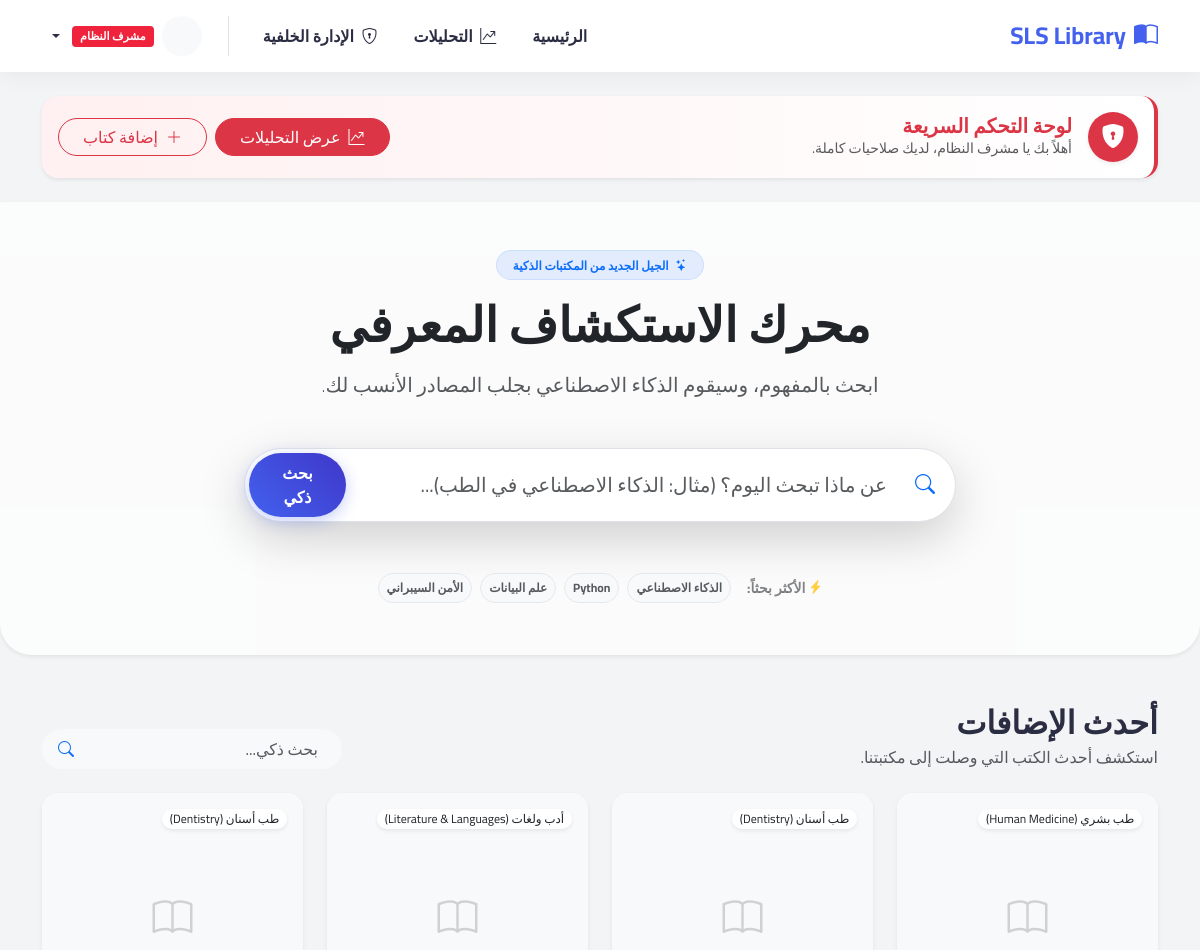
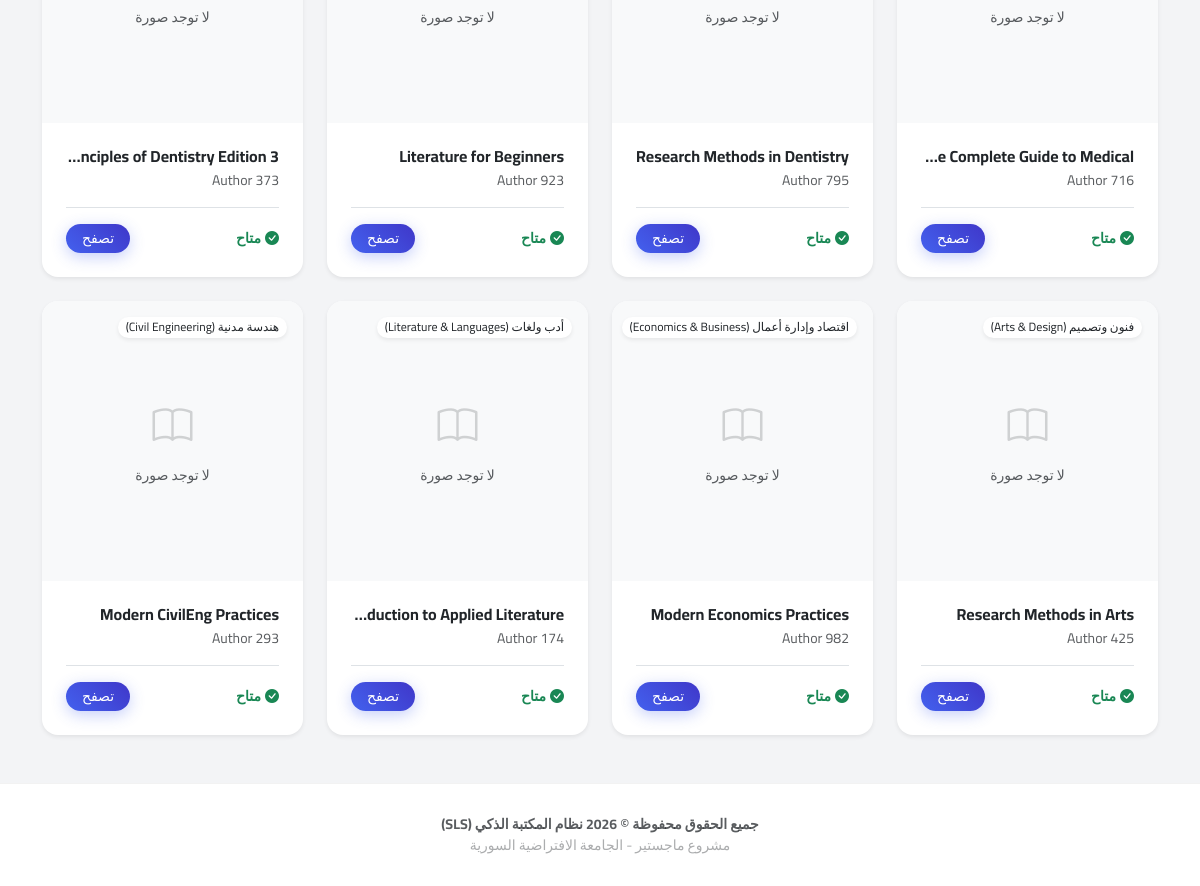
The page / (signed in) on the database its author committed (2 pictures, top to bottom).
### library/models.py (models this page shows, shortened)
class Book(models.Model):
    CATEGORY_CHOICES = [
        ('Programming', 'برمجة وتطوير (Programming)'),
        ('CyberSecurity', 'أمن سيبراني (Cyber Security)'),
        ('AI', 'ذكاء اصطناعي (AI & Data Science)'),
        ('Networking', 'شبكات واتصالات (Networking)'),
        ('Medical', 'طب بشري (Human Medicine)'),
        ('Pharmacy', 'صيدلة (Pharmacy)'),
        ('Dentistry', 'طب أسنان (Dentistry)'),
        ('Nursing', 'تمريض (Nursing)'),
        ('Engineering', 'هندسة عامة (General Engineering)'),
        ('CivilEng', 'هندسة مدنية (Civil Engineering)'),
        ('Arch', 'هندسة معمارية (Architecture)'),
        ('Electrical', 'هندسة كهربائية (Electrical Eng)'),
        ('Law', 'قانون وحقوق (Law)'),
        ('Economics', 'اقتصاد وإدارة أعمال (Economics & Business)'),
        ('Psychology', 'علم نفس (Psychology)'),
        ('Sociology', 'علم اجتماع (Sociology)'),
        ('History', 'تاريخ (History)'),
        ('Geography', 'جغرافيا (Geography)'),
        ('Literature', 'أدب ولغات (Literature & Languages)'),
        ('Religion', 'شريعة ودراسات إسلامية (Islamic Studies)'),
        ('Math', 'رياضيات (Mathematics)'),
        ('Physics', 'فيزياء (Physics)'),
        ('Chemistry', 'كيمياء (Chemistry)'),
        ('Biology', 'أحياء (Biology)'),
        ('Arts', 'فنون وتصميم (Arts & Design)'),
        ('General', 'ثقافة عامة (General Culture)'),
    ]
    title = models.CharField(max_length=200, verbose_name="عنوان الكتاب")
    author = models.CharField(max_length=100, verbose_name="المؤلف")
    isbn = models.CharField(max_length=13, blank=True, null=True, verbose_name="رقم الإيداع (ISBN)")
    category = models.CharField(max_length=50, choices=CATEGORY_CHOICES, default='General', verbose_name="التصنيف")
    description = models.TextField(blank=True, verbose_name="وصف الكتاب")
    cover_image_url = models.URLField(blank=True, null=True, verbose_name="رابط الغلاف")
    page_count = models.IntegerField(default=100, verbose_name="عدد الصفحات")
    total_copies = models.IntegerField(default=1, verbose_name="العدد الكلي")
    available_copies = models.IntegerField(default=1, verbose_name="النسخ المتاحة")
    tags = models.CharField(max_length=200, blank=True, verbose_name="وسوم")
    embedding = models.JSONField(blank=True, null=True, verbose_name="البصمة الرقمية (AI Vector)")
    created_at = models.DateTimeField(auto_now_add=True)

### library/views.py (the view, shortened to what this page needs)
# urls.py: path('', views.home, name='home'),
@login_required
def home(request):
    books = []
    ai_engine = SmartLibraryAI()
    if not books:
        books = Book.objects.all().order_by('-id')[:8]
    return render(request, 'library/home.html', {'books': books})

### library/ai_engine.py (called while the page is built, shortened)
    def __new__(cls):
        return cls._instance

### templates/library/home.html (shortened to what this page needs)
{% extends 'library/base.html' %}
{% block content %}
{% if user.is_authenticated and user.is_superuser %}
<div class="container mt-4 mb-4">
    <div class="card border-0 shadow-sm border-start border-danger border-4" style="background: linear-gradient(to left, #fff, #fff0f1);">
        <div class="card-body d-flex align-items-center justify-content-between flex-wrap gap-3">
            <div class="d-flex align-items-center">
                <div class="bg-danger text-white rounded-circle d-flex align-items-center justify-content-center me-3 shadow-sm" style="width: 50px; height: 50px;">
                    <i class="bi bi-shield-lock-fill fs-4"></i>
                </div>
                <div>
                    <h5 class="fw-bold mb-0 text-danger">لوحة التحكم السريعة</h5>
                    <p class="text-muted small mb-0">أهلاً بك يا مشرف النظام، لديك صلاحيات كاملة.</p>
                </div>
            </div>
            <div class="d-flex gap-2">
                <a href="{% url 'library:analytics' %}" class="btn btn-danger text-white px-4 rounded-pill">
                    <i class="bi bi-graph-up-arrow me-2"></i>عرض التحليلات
                </a>
                <a href="/admin/library/book/add/" target="_blank" class="btn btn-outline-danger px-4 rounded-pill">
                    <i class="bi bi-plus-lg me-2"></i>إضافة كتاب
                </a>
            </div>
        </div>
    </div>
</div>
{% endif %}
<section class="position-relative overflow-hidden p-5 text-center bg-white mb-5 rounded-bottom-5 shadow-sm">
    <div class="container position-relative z-1">
        <span class="badge bg-primary bg-opacity-10 text-primary border border-primary border-opacity-10 rounded-pill px-3 py-2 mb-3">
            <i class="bi bi-stars me-1"></i> الجيل الجديد من المكتبات الذكية
        </span>
        <h1 class="display-5 fw-bold mb-3 text-dark">محرك الاستكشاف المعرفي</h1>
        <p class="lead text-muted mb-5">ابحث بالمفهوم، وسيقوم الذكاء الاصطناعي بجلب المصادر الأنسب لك.</p>
        <div class="row justify-content-center mb-5">
            <div class="col-lg-8">
                <form action="{% url 'library:search' %}" method="get" class="hero-search d-flex align-items-center bg-white p-1 rounded-pill shadow-lg border">
                    <div class="ps-3 pe-2 text-primary">
                        <i class="bi bi-search fs-5"></i>
                    </div>
                    <input type="text" name="q" class="form-control border-0 shadow-none fs-5" placeholder="عن ماذا تبحث اليوم؟ (مثال: الذكاء الاصطناعي في الطب)..." required>
                    <button class="btn btn-primary rounded-pill px-4 py-2 fw-bold" type="submit">بحث ذكي</button>
                </form>
            </div>
        </div>
        <div class="d-flex justify-content-center align-items-center flex-wrap gap-2 opacity-75">
            <span class="text-muted small me-2 py-2 fw-bold"><i class="bi bi-lightning-charge-fill text-warning"></i> الأكثر بحثاً:</span>
            <a href="{% url 'library:search' %}?q=الذكاء الاصطناعي" class="badge rounded-pill bg-light text-dark border p-2 text-decoration-none hover-shadow">الذكاء الاصطناعي</a>
            <a href="{% url 'library:search' %}?q=Python Programming" class="badge rounded-pill bg-light text-dark border p-2 text-decoration-none hover-shadow">Python</a>
            <a href="{% url 'library:search' %}?q=Data Science" class="badge rounded-pill bg-light text-dark border p-2 text-decoration-none hover-shadow">علم البيانات</a>
            <a href="{% url 'library:search' %}?q=Cyber Security" class="badge rounded-pill bg-light text-dark border p-2 text-decoration-none hover-shadow">الأمن السيبراني</a>
        </div>
    </div>
    <div class="position-absolute top-0 start-0 w-100 h-100 bg-light opacity-50"
         style="background-image: radial-gradient(#4361ee 0.5px, transparent 0.5px); background-size: 20px 20px; z-index: 0;">
    </div>
</section>
<div class="container my-5">
    <div class="d-flex justify-content-between align-items-end mb-4">
        <div>
            {% if user.studentprofile %}
                <h2 class="fw-bold mb-1">
                    <i class="bi bi-stars text-warning me-2"></i>كتب مقترحة لك
                </h2>
                <p class="text-muted mb-0">تم اختيارها بعناية بناءً على تخصصك ({{ user.studentprofile.get_major_display }}) واهتماماتك.</p>
            {% else %}
                <h2 class="fw-bold mb-1">أحدث الإضافات</h2>
                <p class="text-muted mb-0">استكشف أحدث الكتب التي وصلت إلى مكتبتنا.</p>
            {% endif %}
        </div>
        <div class="d-none d-md-block" style="width: 300px;">
            <form action="{% url 'library:search' %}" method="get" class="position-relative">
                <input type="text" name="q" class="form-control rounded-pill ps-4 pe-5 bg-light border-0 py-2" placeholder="بحث ذكي...">
                <button type="submit" class="btn position-absolute top-50 end-0 translate-middle-y border-0 text-primary pe-3">
                    <i class="bi bi-search"></i>
                </button>
            </form>
        </div>
    </div>
    <div class="row row-cols-1 row-cols-sm-2 row-cols-lg-4 g-4">
        {% for book in books %}
        <div class="col">
            <div class="card h-100 border-0 shadow-sm hover-up rounded-4 overflow-hidden">
                <div class="position-relative bg-light text-center overflow-hidden" style="height: 280px;">
                    {% if book.cover_image_url %}
                        <img src="{{ book.cover_image_url }}" class="w-100 h-100 object-fit-cover transition-transform" alt="{{ book.title }}">
                    {% else %}
                        <div class="w-100 h-100 d-flex flex-column align-items-center justify-content-center text-muted">
                            <i class="bi bi-book fs-1 mb-2 opacity-25"></i>
                            <span class="small">لا توجد صورة</span>
                        </div>
                    {% endif %}
                    <span class="position-absolute top-0 start-0 m-3 badge bg-white text-dark shadow-sm rounded-pill fw-normal">
                        {{ book.get_category_display }}
                    </span>
                </div>
                <div class="card-body p-4">
                    <h6 class="fw-bold mb-1 text-truncate" title="{{ book.title }}">{{ book.title }}</h6>
                    <p class="text-muted small mb-3">{{ book.author }}</p>
                    <div class="d-flex justify-content-between align-items-center mt-3 border-top pt-3">
                        {% if book.available_copies > 0 %}
                            <small class="text-success fw-bold"><i class="bi bi-check-circle-fill me-1"></i>متاح</small>
                        {% else %}
                            <small class="text-danger fw-bold"><i class="bi bi-x-circle-fill me-1"></i>غير متاح</small>
                        {% endif %}
                        <a href="{% url 'library:book_detail' book.id %}" class="btn btn-primary btn-sm rounded-pill px-3 stretched-link">
                            تصفح
                        </a>
                    </div>
                </div>
            </div>
        </div>
        {% endfor %}
    </div>
</div>
{% endblock %}

### templates/library/base.html (style rules this page uses)
:root { --primary-color: #4361ee; --secondary-color: #3f37c9; --accent-color: #4cc9f0; --bg-color: #f3f4f6; --card-bg: #ffffff; --text-main: #2b2d42; --text-muted: #8d99ae; }
body { font-family: 'Cairo', sans-serif; background-color: var(--bg-color); color: var(--text-main); min-height: 100vh; display: flex; flex-direction: column; }
.card { background: var(--card-bg); border: none; border-radius: 16px; box-shadow: 0 10px 30px rgba(0,0,0,0.04); transition: transform 0.3s ease, box-shadow 0.3s ease; overflow: hidden; }
.btn-primary { background: linear-gradient(45deg, var(--primary-color), var(--secondary-color)); border: none; box-shadow: 0 4px 15px rgba(67, 97, 238, 0.3); }
.hero-search { background: #fff; border-radius: 50px; padding: 10px; box-shadow: 0 10px 40px rgba(0,0,0,0.08); border: 1px solid rgba(0,0,0,0.05); }
.hero-search input { border: none; padding: 10px 20px; font-size: 1.1rem; }

### templates/library/home.html (style rules this page uses)
.hover-up { transition: transform 0.2s ease, box-shadow 0.2s ease; }

### rows shown on the page
Book: shows "لا توجد صورة", category "طب بشري (Human Medicine)", title "The Complete Guide to Medical", author "Author 716", available_copies "متاح"
Book: shows "لا توجد صورة", category "طب أسنان (Dentistry)", title "Research Methods in Dentistry", author "Author 795", available_copies "متاح"
Book: shows "لا توجد صورة", category "أدب ولغات (Literature & Languages)", title "Literature for Beginners", author "Author 923", available_copies "متاح"
Book: shows "لا توجد صورة", category "طب أسنان (Dentistry)", title "Principles of Dentistry Editio…", author "Author 373", available_copies "متاح"
Book: shows "لا توجد صورة", category "فنون وتصميم (Arts & Design)", title "Research Methods in Arts", author "Author 425", available_copies "متاح"
Book: shows "لا توجد صورة", category "اقتصاد وإدارة أعمال (Economics & Business)", title "Modern Economics Practices", author "Author 982", available_copies "متاح"
Book: shows "لا توجد صورة", category "أدب ولغات (Literature & Languages)", title "Introduction to Applied Literatu…", author "Author 174", available_copies "متاح"
Book: shows "لا توجد صورة", category "هندسة مدنية (Civil Engineering)", title "Modern CivilEng Practices", author "Author 293", available_copies "متاح"
